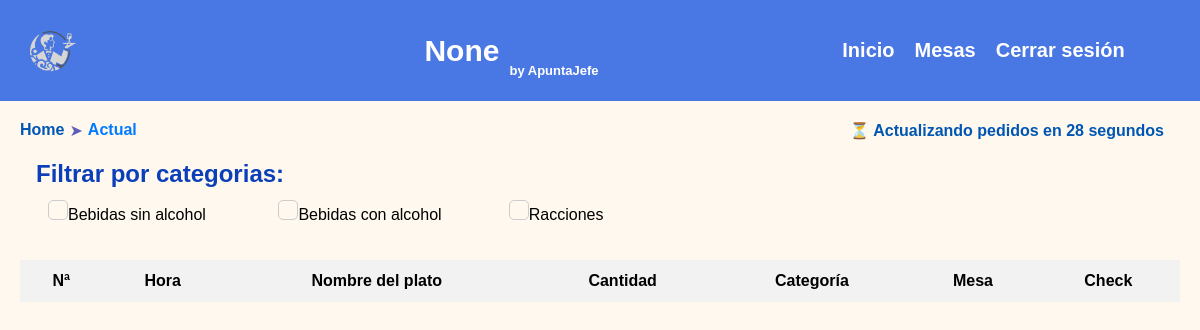
Page /gestion (signed in) on the earlier database version.
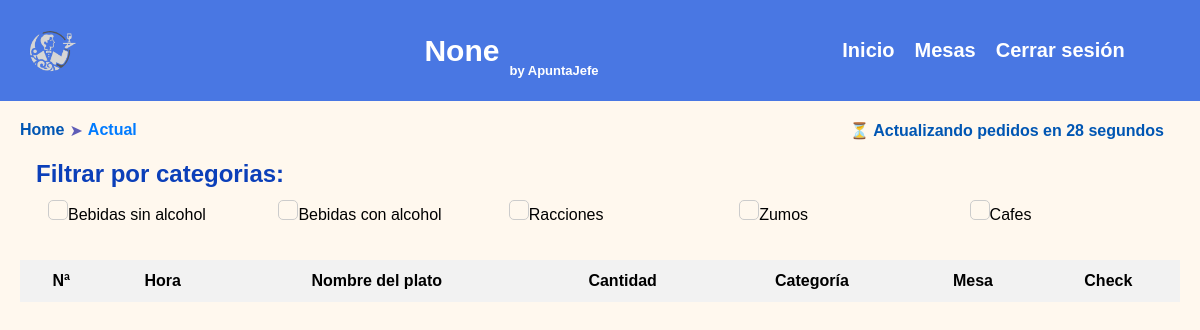
Same page on the later database version.
### tables this page shows
CREATE TABLE seccion (nombre TEXT NOT NULL, usuario TEXT NOT NULL REFERENCES usuario(usuario), carta TEXT NOT NULL REFERENCES cartas(nombre), indice INTEGER NOT NULL, status BOOLEAN, PRIMARY KEY(nombre, usuario, carta));

### src/services/gestionaAPI.py (the view)
@gestion_routes.route('/gestion', methods=['GET', 'POST'])
def Gestion():
    if 'username' not in session or session['rol'] != 'admin':
        return redirect(url_for('user_routes.login'))
    if request.method == 'POST':
        data = request.get_json()
        estado = data.get('estado')
        marcaPedido(estado, data)
    resultados_serializables, categorias_carta = obtenpedidos(session.get('username'))
    return render_template('gestion.html', pedidos=resultados_serializables, username=session.get('username'), establecimiento=session.get('establecimiento'), categorias=categorias_carta)

### src/database/dbcontroller.py (called while the page is built)
    def connect(self):
        try:
            self.connection = sqlite3.connect(self.db_name)
            self.cursor = self.connection.cursor()
        except sqlite3.Error as error:
            print("Error al conectar a la base de datos:", error)

    def disconnect(self):
        if self.connection:
            self.cursor.close()
            self.connection.close()

    def fetch_data(self, query, params=None):
        try:
            if params:
                self.cursor.execute(query, params)
            else:
                self.cursor.execute(query)
            rows = self.cursor.fetchall()
            return rows
        except sqlite3.DatabaseError as error:
            print("Error al obtener los datos:", error)
            return []

### src/models/gestiona.py (called while the page is built, shortened)
def obtenpedidos(usuario):
    bd = DBController()
    bd.connect()
    resultados = bd.fetch_data("SELECT * FROM pedidos_activos WHERE usuario = ? ORDER BY fecha ASC", (usuario,))
    bd.disconnect()
    resultados_serializables = []
    bd.connect()
    categorias = bd.fetch_data("SELECT nombre FROM seccion WHERE usuario = ? AND STATUS = TRUE", (usuario,))
    bd.disconnect()
    categorias_carta = []
    for categoria in categorias:
        categorias_carta.append(categoria[0])
    return resultados_serializables, categorias_carta

### templates/gestion.html (shortened to what this page needs)
{% extends "base.html" %}
{% block content %}
<main>
    <div class="templaetegrid">
        <div class="breadcrums">
            <a href="{{ base_domain }}/dashboard" class="e1">Home</a>
            <p class="next"> ➤</p> <a href="" class="e2">Actual</a>
        </div>
        <div class="contadorultima">
            <div class="girarota">
                <p id="contadoractualizacion"></p>
            </div>
        </div>
    </div>
    <div class="filtrocate">
        <h2 class="titfiltr">Filtrar por categorias:</h2>
        <div class="seccionesfiltromultiple">
        {% for categoria in categorias %}
        <div class="valuecehc">
        <input type="checkbox" value="{{categoria}}" class="valueCategoría" onchange="filtrado()">{{categoria}}</option>
    </div>
        {% endfor %}
        </div>
    </div>
    <div class="recuadro-tabla" id="recuadro-tabla2">
        <table>
            <thead>
                <tr>
                    <th>Nª </th>
                    <th>Hora</th>
                    <th>Nombre del plato</th>
                    <th>Cantidad</th>
                    <th>Categoría</th>
                    <th>Mesa</th>
                    <th>Check</th>
                </tr>
            </thead>
        </table>
    </div>
</main>
{% endblock %}

### templates/base.html (shortened to what this page needs)
<!DOCTYPE html>
<html>
<head>
    <link rel="stylesheet" href="{{ url_for('static', filename='css/carta.css') }}">
</head>
<body>
    <header>
        <nav>
            <div class="img-container">
             <img id="logo" src="../static/img/image-removebg-preview.png" alt="">
            </div>
            <div class="empresaName">
                <h1>{{ establecimiento }}</h1>
                <h3 id="subtitulo"> by ApuntaJefe</h3>
            </div>
            <div class="container-submenu">
                <ul id="submenu">
                    <li><a class="submenuenl" href="{{ base_domain }}/dashboard">Inicio</a></li>
                    <li><a class="submenuenl" href="{{ base_domain }}/mesa">Mesas</a></li>
                    <li><a class="submenuenl" href="{{ base_domain }}/cierresesion">Cerrar sesión</a></li>
                </ul>
            </div>
        </nav>
    </header>
    {% block content %}{% endblock %}
</body>
</html>

### static/css/carta.css (style rules this page uses)
* { margin: 0px; padding: 0px; font-family:Verdana, Geneva, Tahoma, sans-serif; }
body { background: #fff8ee; }
header { background-color: rgb(73 119 227); color: white; text-align: center; padding: 10px; font-size: 20px; }
.recuadro-tabla table { width: 100%; border-collapse: collapse; border-spacing: 0; }
.recuadro-tabla td,.recuadro-tabla th { padding: 12px; text-align: center; }
.recuadro-tabla th { background-color: #f2f2f2; }
.recuadro-tabla tr:nth-child(odd) { background-color: #f2f2f2; }
.recuadro-tabla { margin: 10px; padding: 10px; border-radius: 10px; }
input[type="checkbox"] { appearance: none; -webkit-appearance: none; -moz-appearance: none; width: 20px; height: 20px; margin: 0; border: 1px solid #ccc; border-radius: 5px; outline: none; cursor: pointer; }
img#logo { margin: 2%; max-width: 6vw; }
nav { display: grid; grid-template-columns: 20% 45% 35%; }
.img-container { display: flex; justify-content: left; align-items: center; }
.empresaName { display: flex; justify-content: center; align-items: center; }
.container-submenu { display: flex; justify-content: center; align-items: center; }
ul#submenu { display: inline-flex; text-decoration: none; }
ul#submenu li { list-style: none; margin: 0 10px; }
.e1 { text-decoration: none; color: #0056b3; font-weight: 900; }
.e2 { text-decoration: none; color: #007bff; font-weight: 800; }
.next { margin-left: 5px; margin-right: 5px; color: rgb(95 93 183); }
.breadcrums { display: flex; margin: 10px; padding: 10px; }
a.submenuenl { text-decoration: none; color: unset; font-weight: 800; }
#subtitulo { margin-left: 10px; margin-top: 40px; font-size: small; }
h2.titfiltr { margin-left: 3vw; margin-right: 1vw; color: #0b3fb9; }
.templaetegrid { display: grid; grid-template-columns: 49% 49%; grid-column-gap: 2%; }
.girarota { display: flex; justify-content: flex-end; margin-right: 3vw; }
p#contadoractualizacion { font-family: revert; font-size: medium; font-weight: 800; color: #0056b3; }
.contadorultima { display: flex; flex-direction: column; justify-content: center; }
.seccionesfiltromultiple { display: grid; margin-left: 4vw; margin-top: 1vw; grid-template-columns: 1fr 1fr 1fr 1fr 1fr; }
.valuecehc { margin-bottom: 2vh; }

Differences in the rows shown:
added seccion: nombre "Zumos"
added seccion: nombre "Cafes"
